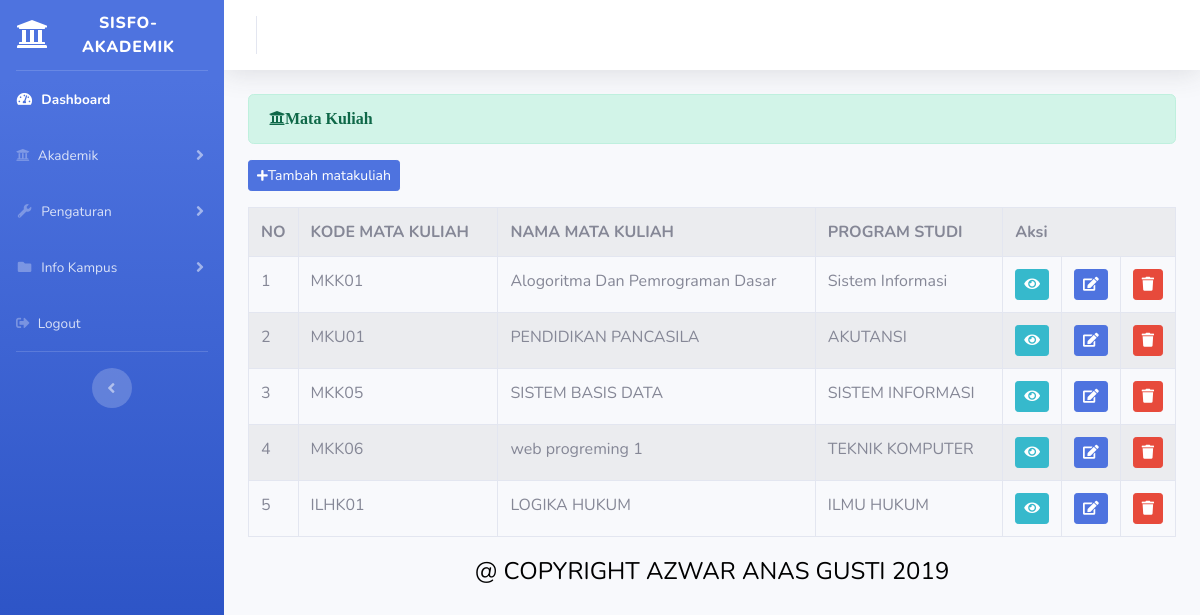
/index.php/administrator/matakuliah, run on the app's committed database.
### tables this page shows
CREATE TABLE `matakuliah` (
  `kode_matakuliah` varchar(10) NOT NULL,
  `nama_matakuliah` varchar(100) NOT NULL,
  `sks` int(5) NOT NULL,
  `semester` int(10) NOT NULL,
  `nama_prodi` varchar(100) NOT NULL
);

### application/controllers/administrator/matakuliah.php (called while the page is built, shortened)
<?php
class Matakuliah extends CI_Controller{
	public function index()
	{
         $data['matakuliah']  = $this->matakuliah_model->tampil_data('matakuliah')->result();
		$this->load->view('templates_administrator/header');
		$this->load->view('templates_administrator/sidebar');
		$this->load->view('administrator/matakuliah',$data);
		$this->load->view('templates_administrator/footer');
	}
}

### index.php (called while the page is built, shortened)
<?php
require_once BASEPATH.'core/CodeIgniter.php';

### application/models/matakuliah_model.php (called while the page is built, shortened)
<?php
class Matakuliah_model extends CI_Model
{
	public function tampil_data($table)
	{
        return $this->db->get($table);
	}
}

### application/views/administrator/matakuliah.php (the view, shortened to what this page needs)
<div class="container-fluid">
	 <div class="alert alert-success" role="alert">
   <i class="fas fa-university">Mata Kuliah </i>
       </div>
        <?php echo anchor('administrator/matakuliah/tambah_matakuliah','<button class="btn btn-sm btn-primary mb-3"><i class=" fas fa-plus fa-sm"></i>Tambah matakuliah </button>') ?>
	 <table class="table table-bordered table-striped table-hover">
     <tr>
     	<th>NO</th>
     	<th>KODE MATA KULIAH</th>
        <th>NAMA MATA KULIAH</th>
         <th>PROGRAM STUDI</th>
        <th colspan="3">Aksi</th>
    </tr>
     <?php
    $no = 1;
    foreach ($matakuliah as $mk) : ?>
    	<tr>
    		<td width="20px"><?php echo $no++ ?></td>
    		<td><?php echo $mk->kode_matakuliah ?></td>
    		<td><?php echo $mk->nama_matakuliah ?></td>
    		<td><?php echo $mk->nama_prodi ?></td>
    		<td width="20px"><?php echo anchor('administrator/matakuliah/detail/'. $mk->kode_matakuliah,'<div class="btn btn-sm btn-info"><i class="fa fa-eye"></i></div>') ?></td>
    		<td width="20px"><?php echo anchor('administrator/matakuliah/update/'. $mk->kode_matakuliah,'<div class="btn btn-sm btn-primary"><i class="fa fa-edit"></i></div>') ?></td>
    	    <td width="20px"><?php echo anchor('administrator/matakuliah/delete/'. $mk->kode_matakuliah,'<div class="btn btn-sm btn-danger"><i class="fa fa-trash"></i></div>') ?></td>
    	</tr>
    	 <?php endforeach; ?>
</table>
</div>

### data on the page
matakuliah: kode_matakuliah "MKK01", nama_matakuliah "Alogoritma Dan Pemrograman Dasar", nama_prodi "Sistem Informasi"
matakuliah: kode_matakuliah "MKU01", nama_matakuliah "PENDIDIKAN PANCASILA", nama_prodi "AKUTANSI"
matakuliah: kode_matakuliah "MKK05", nama_matakuliah "SISTEM BASIS DATA", nama_prodi "SISTEM INFORMASI"
matakuliah: kode_matakuliah "MKK06", nama_matakuliah "web progreming 1", nama_prodi "TEKNIK KOMPUTER"
matakuliah: kode_matakuliah "ILHK01", nama_matakuliah "LOGIKA HUKUM", nama_prodi "ILMU HUKUM"
